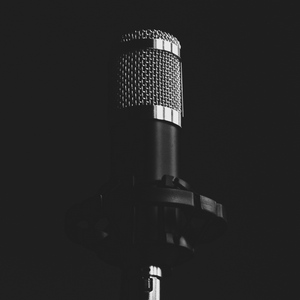
#> input picture Goruntu_Isleme_Dersleri2/wallpaper1.jpg, 300 x 300 px
$ python agirlikli_toplama.py
#> lines starting #> are read from the running program, lines starting #| are printed output that depends on the picture
import cv2
import numpy as np


def main():
    wp1 = cv2.imread("wallpaper1.jpg")
#> wp1 is the input picture: shape (300, 300, 3); min 5, max 253, mean 35.3
    wp2 = cv2.imread("wallpaper2.jpg")
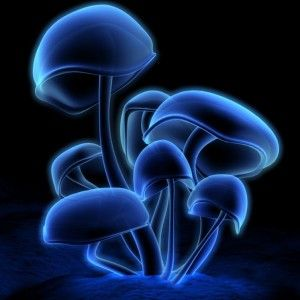
#> input picture Goruntu_Isleme_Dersleri2/wallpaper2.jpg, 300 x 300 px
#> wp2 is the input picture: shape (300, 300, 3); mean B, G, R 63.9, 31.7, 14.5

    #print("On yuz değerleri --> Yuseklik : {} , Genislik : {} , Kanal Sayısı : {}".format(wp1.shape[0], wp1.shape[1], wp1.shape[2]))
    #print("On yuz değerleri --> Yuseklik : {} , Genislik : {} , Kanal Sayısı : {}".format(wp2.shape[0], wp2.shape[1], wp2.shape[2]))

    cv2.imshow("Wall Paper 1", wp1)
    cv2.imshow("Wall Paper 2", wp2)


    toplam = cv2.add(wp1,wp2)
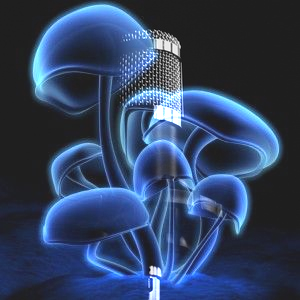
#> toplam: shape (300, 300, 3); mean B, G, R 97.5, 66.7, 49.7
    cv2.imshow("Toplam", toplam)

    agirlikli_toplam = cv2.addWeighted(wp1,0.9,wp2,0.1,0)
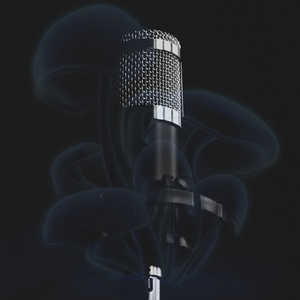
#> agirlikli_toplam: shape (300, 300, 3); mean B, G, R 38.2, 35, 33.3
    cv2.imshow("Ağırlıklı Toplam", agirlikli_toplam)

    cv2.waitKey(0)
    cv2.destroyAllWindows()

if __name__ == "__main__":
    main()
